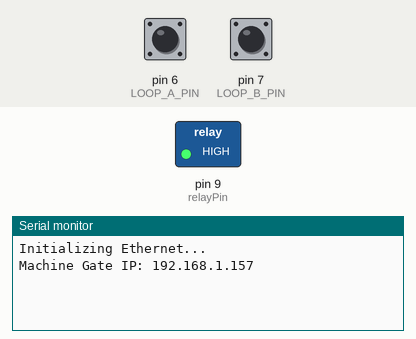
This sketch was run on a simulated Arduino Uno, built with avr-gcc and run on an emulated ATmega328P. Parts: switched loads named in the sketch (green lamp = pin HIGH), the last lines printed to the serial monitor. Inputs (shaded band) come from the test bench; at power-on: pin 6 (LOOP_A_PIN) HIGH, pin 7 (LOOP_B_PIN) HIGH. WiFi joins after 1.5 s; servers stay silent unless stated; uploads are accepted with an empty reply.

Above: at 3.2 s.
3.3 s: pin 6 (LOOP_A_PIN) pulled LOW for 0.15 s
At 3.8 s:
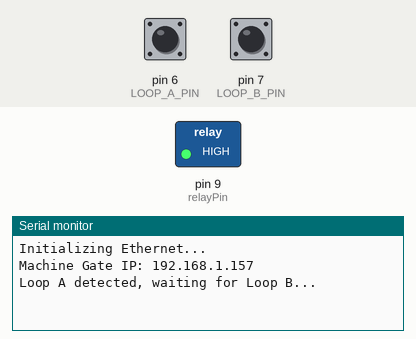
6.4 s: pin 7 (LOOP_B_PIN) pulled LOW for 0.15 s
At 7.6 s:
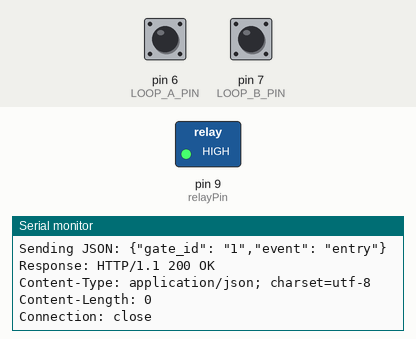
8.0 s: pin 7 (LOOP_B_PIN) pulsed LOW 5 times (0.12 s each, 0.3 s apart)
At 9.3 s:
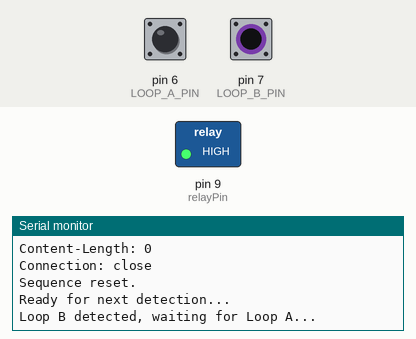
11.0 s: pin 6 (LOOP_A_PIN) pulled LOW for 1 s
At 14.0 s:
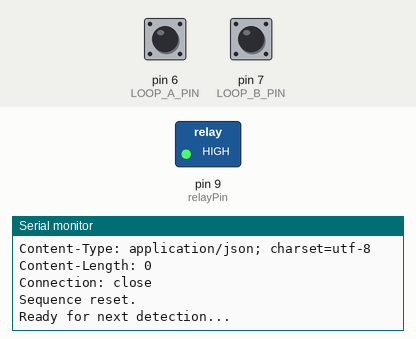

Measured:
- after the input at 3.3 s, the serial monitor: prints a new line at once (image 1)
- after the input at 6.4 s, the serial monitor: prints a new line at once (image 2)
- after the input at 8.0 s, the serial monitor: prints a new line after 0.90 s (image 3)
- after the input at 11.0 s, the serial monitor: prints a new line at once (image 4)

The sketch:

Gate1entryexit.ino
```cpp
/*
#include <SPI.h>
#include <Ethernet.h>

#define LOOP_A_PIN 6
#define LOOP_B_PIN 7
#define relayPin 9

unsigned long detectionTimestamp = 0;
unsigned long timeout = 120000;
unsigned long lastBoomSigCheck = 0;
unsigned long boomSigCheckInterval = 5000;
unsigned long lastSequenceResetTime = 0;

bool loopADetected = false;
bool loopBDetected = false;
bool sequenceComplete = false;

// for gate-1
byte mac[] = {0xAA, 0xBB, 0xCC, 0xDD, 0xEE, 0xFF};
IPAddress ip(192, 168, 1, 157);

// for gate-2
//byte mac[] = {0xAB, 0xBC, 0xCD, 0xDE, 0xEF, 0xFA};
//IPAddress ip(192, 168, 0, 158);

// for gate-3
//byte mac[] = {0xAF, 0xBF, 0xCF, 0xDF, 0xEF, 0xAC};
//IPAddress ip(192, 168, 0, 159);

EthernetClient client;

const int gate_id = 1;

void setup() {
  Ethernet.begin(mac, ip);
  Serial.begin(9600);

  while (!Serial) {
    ;
  }

  Serial.print("Machine Gate IP: ");
  Serial.println(Ethernet.localIP());

  pinMode(LOOP_A_PIN, INPUT_PULLUP);
  pinMode(LOOP_B_PIN, INPUT_PULLUP);
  pinMode(relayPin, OUTPUT);
  digitalWrite(relayPin, HIGH);
}

void resetSequence() {
  loopADetected = false;
  loopBDetected = false;
  detectionTimestamp = 0;
  Serial.println("Sequence reset.");
}

void sendEntryExitData(bool isEntry) {
  String jsonPayload = "{";
  jsonPayload += "\"gate_id\": \"" + String(gate_id) + "\",";
  jsonPayload += "\"event\": \"" + String(isEntry ? "entry" : "exit") + "\"";
  jsonPayload += "}";

  Serial.print("Sending JSON: ");
  Serial.println(jsonPayload);

  if (client.connect("192.168.1.128", 8000)) {
    client.print("POST /vehicle_data HTTP/1.1\r\n");
    client.print("Host: 192.168.1.128\r\n");
    client.print("Content-Type: application/json\r\n");
    client.print("Content-Length: " + String(jsonPayload.length()) + "\r\n");
    client.print("\r\n");
    client.print(jsonPayload);
    client.print("\r\n");

    unsigned long startTime = millis();
    while (!client.available()) {
      if (millis() - startTime > 5000) {
        Serial.println("Server not responding.");
        client.stop();
        return;
      }
    }

    String response = "";
    while (client.available()) {
      response += (char)client.read();
    }

    Serial.print("Response: ");
    Serial.println(response);

    client.stop();
  } else {
    Serial.println("Connection failed.");
  }
}

void checkLoopSequence() {
  bool loopAState = digitalRead(LOOP_A_PIN) == LOW;
  bool loopBState = digitalRead(LOOP_B_PIN) == LOW;

  if (sequenceComplete) {
    if (!loopAState && !loopBState && (millis() - lastSequenceResetTime > 2000)) {
      resetSequence();
      sequenceComplete = false;
      Serial.println("Ready for next detection...");
    }
    return;
  }

  if (loopAState && !loopADetected && !loopBDetected && !loopBState) {
    loopADetected = true;
    detectionTimestamp = millis();
    Serial.println("Loop A detected, waiting for Loop B...");
  }

  if (loopBState && !loopBDetected && !loopADetected && !loopAState) {
    loopBDetected = true;
    detectionTimestamp = millis();
    Serial.println("Loop B detected, waiting for Loop A...");
  }

  if (loopAState && loopBState) {
    return;
  }

  if ((loopADetected || loopBDetected) && millis() - detectionTimestamp > timeout) {
    Serial.println("Timeout: Second loop not detected in time. Resetting sequence...");
    resetSequence();
    return;
  }

  if (loopADetected && !loopBDetected && !loopAState && loopBState) {
    Serial.println("Sequence: Loop A -> Loop B (Car Entry)");
    sendEntryExitData(true);
    sequenceComplete = true;
    lastSequenceResetTime = millis();
  }

  if (loopBDetected && !loopADetected && !loopBState && loopAState) {
    Serial.println("Sequence: Loop B -> Loop A (Car Exit)");
    sendEntryExitData(false);
    sequenceComplete = true;
    lastSequenceResetTime = millis();
  }
}


void openGate() {
  digitalWrite(relayPin, LOW);
  Serial.println("Gate Opened");
  delay(1000);
  digitalWrite(relayPin, HIGH);
}

void checkBoomSig() {
  if (millis() - lastBoomSigCheck >= boomSigCheckInterval) {
    lastBoomSigCheck = millis();

    if (client.connect("192.168.1.128", 8000)) {
      String request = "GET /check_boomsig?gate_id=" + String(gate_id) + " HTTP/1.1\r\n";
      request += "Host: 192.168.1.128\r\n";
      request += "\r\n";
      client.print(request);

      unsigned long startTime = millis();
      while (!client.available()) {
        if (millis() - startTime > 5000) {
          Serial.println("Server not responding.");
          client.stop();
          return;
        }
      }

      String response = "";
      while (client.available()) {
        response += (char)client.read();
      }

      if (response.indexOf("|OPENEN%") != -1) {
        openGate();
      }

      client.stop();
    }
  }
}

void loop() {
  checkLoopSequence();
  checkBoomSig();
}
*/


#include <SPI.h>
#include <Ethernet.h>
#include <avr/wdt.h>

#define LOOP_A_PIN 6
#define LOOP_B_PIN 7
#define relayPin 9

unsigned long detectionTimestamp = 0;
unsigned long timeout = 120000;
unsigned long lastBoomSigCheck = 0;
unsigned long boomSigCheckInterval = 5000;
unsigned long lastSequenceResetTime = 0;
unsigned long lastEthernetCheck = 0;
unsigned long ethernetCheckInterval = 10000;

bool loopADetected = false;
bool loopBDetected = false;
bool sequenceComplete = false;

byte mac[] = {0xAA, 0xBB, 0xCC, 0xDD, 0xEE, 0xFF};
IPAddress ip(192, 168, 1, 157);
IPAddress serverIP(192, 168, 1, 128);

EthernetClient client;
const int gate_id = 1;

void setup() {
  Serial.begin(9600);
  wdt_enable(WDTO_8S);
  startEthernet();
  pinMode(LOOP_A_PIN, INPUT_PULLUP);
  pinMode(LOOP_B_PIN, INPUT_PULLUP);
  pinMode(relayPin, OUTPUT);
  digitalWrite(relayPin, HIGH);
}

void loop() {
  wdt_reset();
  checkLoopSequence();
  checkBoomSig();
  checkEthernetConnection();
}

void startEthernet()
{
  Serial.println("Initializing Ethernet...");
  delay(2000);
  Ethernet.begin(mac, ip);
  Serial.print("Machine Gate IP: ");
  Serial.println(Ethernet.localIP());
}

void checkEthernetConnection() {
  if (millis() - lastEthernetCheck >= ethernetCheckInterval) {
    lastEthernetCheck = millis();
    if (Ethernet.linkStatus() == LinkOFF || Ethernet.hardwareStatus() == EthernetNoHardware) {
      Serial.println("⚠ Ethernet link lost. Reinitializing...");
      startEthernet();
    }
  }
}

// -------------------- Sequence Reset --------------------
void resetSequence() {
  loopADetected = false;
  loopBDetected = false;
  detectionTimestamp = 0;
  Serial.println("Sequence reset.");
}

// -------------------- Send Data --------------------
void sendEntryExitData(bool isEntry) {
  wdt_reset();
  String jsonPayload = "{";
  jsonPayload += "\"gate_id\": \"" + String(gate_id) + "\",";
  jsonPayload += "\"event\": \"" + String(isEntry ? "entry" : "exit") + "\"";
  jsonPayload += "}";

  Serial.print("Sending JSON: ");
  Serial.println(jsonPayload);

  if (client.connect(serverIP, 8000)) {
    client.print("POST /vehicle_data HTTP/1.1\r\n");
    client.print("Host: 192.168.1.128\r\n");
    client.print("Content-Type: application/json\r\n");
    client.print("Content-Length: " + String(jsonPayload.length()) + "\r\n\r\n");
    client.print(jsonPayload + "\r\n");

    unsigned long startTime = millis();
    while (!client.available()) {
      wdt_reset();
      if (millis() - startTime > 5000) {
        Serial.println("Server not responding.");
        client.stop();
        return;
      }
    }

    String response = "";
    while (client.available()) {
      wdt_reset();
      response += (char)client.read();
    }

    Serial.print("Response: ");
    Serial.println(response);
    client.stop();
  } else {
    Serial.println("Connection failed.");
  }
}

// -------------------- Loop Detection --------------------
void checkLoopSequence() {
  bool loopAState = digitalRead(LOOP_A_PIN) == LOW;
  bool loopBState = digitalRead(LOOP_B_PIN) == LOW;

  if (sequenceComplete) {
    if (!loopAState && !loopBState && (millis() - lastSequenceResetTime > 2000)) {
      resetSequence();
      sequenceComplete = false;
      Serial.println("Ready for next detection...");
    }
    return;
  }

  if (loopAState && !loopADetected && !loopBDetected && !loopBState) {
    loopADetected = true;
    detectionTimestamp = millis();
    Serial.println("Loop A detected, waiting for Loop B...");
  }

  if (loopBState && !loopBDetected && !loopADetected && !loopAState) {
    loopBDetected = true;
    detectionTimestamp = millis();
    Serial.println("Loop B detected, waiting for Loop A...");
  }

  if (loopAState && loopBState) {
    return;
  }

  if ((loopADetected || loopBDetected) && millis() - detectionTimestamp > timeout) {
    Serial.println("Timeout: Second loop not detected in time. Resetting sequence...");
    resetSequence();
    return;
  }

  if (loopADetected && !loopBDetected && !loopAState && loopBState) {
    Serial.println("Sequence: Loop A -> Loop B (Car Entry)");
    sendEntryExitData(true);
    sequenceComplete = true;
    lastSequenceResetTime = millis();
  }

  if (loopBDetected && !loopADetected && !loopBState && loopAState) {
    Serial.println("Sequence: Loop B -> Loop A (Car Exit)");
    sendEntryExitData(false);
    sequenceComplete = true;
    lastSequenceResetTime = millis();
  }
}

// -------------------- Gate Control --------------------
void openGate() {
  digitalWrite(relayPin, LOW);
  Serial.println("Gate Opened");
  delay(1000);
  digitalWrite(relayPin, HIGH);
}

// -------------------- Boom Signal --------------------
void checkBoomSig() {
  if (millis() - lastBoomSigCheck >= boomSigCheckInterval) {
    lastBoomSigCheck = millis();

    if (client.connect(serverIP, 8000)) {
      client.println("GET /check_boomsig?gate_id=1 HTTP/1.1");
      client.println("Host: 192.168.1.128");
      client.println("Connection: close");
      client.println();
      Serial.println("Request sent: /check_boomsig?gate_id=1");

      while (client.connected()) {
        wdt_reset();
        if (client.available()) {
          String line = client.readStringUntil('\n');
          line.trim();
          if (line.startsWith("{") && line.endsWith("}")) {
            Serial.println(line);
            if (line.indexOf("|OPENEN%") >= 0) {
              openGate();
            }
          }
        }
      }
      client.stop();
    }
  }
}
```
